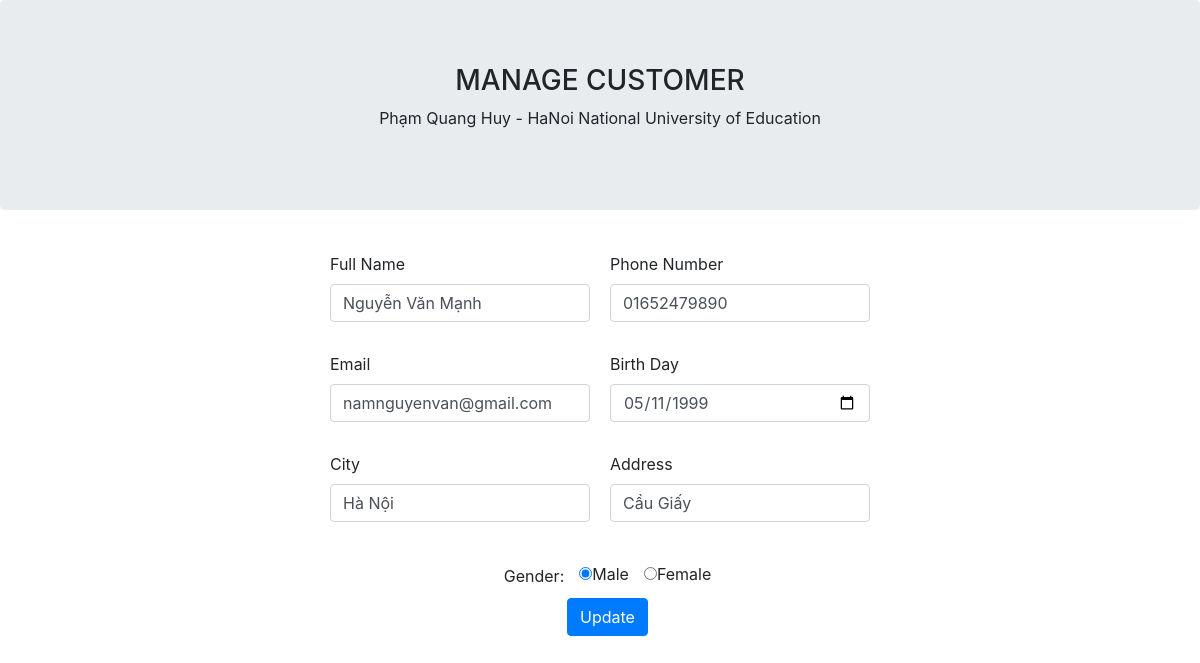
The page /editdb.php?edit=34 on the database its author committed.
### tables this page shows
CREATE TABLE `customer` (
  `id` int(11) NOT NULL,
  `name` varchar(50) NOT NULL,
  `birthday` date NOT NULL,
  `gender` varchar(5) NOT NULL,
  `city` varchar(50) NOT NULL,
  `address` varchar(100) NOT NULL,
  `email` char(50) NOT NULL,
  `phone` char(20) NOT NULL
);

### db_connection.php (called while the page is built, shortened)
<?php
class ConnectionDataBase
{
    public $connection;
    function __construct()
    {
        $servername = "localhost";
        $username = "root";
        $password = "";
        $database = "managecustomer";
        $this->connection = new mysqli($servername, $username, $password, $database) or die("Connection failed: %s\n" . $this->connection->error);
    }
    function selectforData($array)
    {
        $sql = "SELECT * FROM customer WHERE id = '$array'";
        $result = $this->connection->query($sql);
        return $result;
    }
}

### editdb.php (the view, shortened to what this page needs)
<?php
include("db_connection.php");
$connection = new connectionDatabase();
for ($i = 0; $i < 8; $i++) {
    $array[$i] = '';
}
$check1 = $check2 = '';
if (isset($_GET['edit'])) {
    $id  = addslashes($_GET['edit']);
    $result = $connection->selectforData($id);
    $array = mysqli_fetch_assoc($result);
    if ($array['gender'] == "Nam") {
        $check1 = 'checked';
        $check2 = ' ';
    }
}
?>
<!DOCTYPE html>
<html lang="en">
<head>
    <link rel="stylesheet" href="css/bootstrap.min.css" type="text/css">
    <link rel="stylesheet" href="css/custom.min.css" type="text/css">
</head>
<body>
    <div class="jumbotron text-center">
        <h3>MANAGE CUSTOMER</h3>
        <P>Phạm Quang Huy - HaNoi National University of Education</P>
    </div>
    <form name="myForm" action="editdb.php" onsubmit="return validateForm()" method="post">
        <div class="container">
            <div class="form-row">
                <div class="form-group col-sm-3" id="box1">
                    <label for="nName">Full Name</label>
                    <input type="text" class="form-control" name="name" id="name" value="<?php echo $array['name']; ?>">
                </div>
                <div class="form-group col-sm-3" id="box2">
                    <label for="nPhone">Phone Number</label>
                    <input type="text" class="form-control" name="phone" id="phone"
                        value="<?php echo $array['phone']; ?>">
                </div>
            </div>
            <div class="form-row">
                <div class="form-group col-sm-3" id="box1">
                    <label for="nEmail">Email</label>
                    <input type="email" class="form-control" name="email" id="mail"
                        value="<?php echo $array['email']; ?>">
                </div>
                <div class="form-group col-sm-3" id="box2">
                    <label for="nAge">Birth Day</label>
                    <input type="date" class="form-control" name="birthday" value="<?php echo $array['birthday']; ?>">
                </div>
            </div>
            <div class="form-row">
                <div class="form-group col-sm-3" id="box1">
                    <label for="nEmail">City</label>
                    <input type="text" class="form-control" name="city" value="<?php echo $array['city']; ?>">
                </div>
                <div class="form-group col-sm-3" id="box2">
                    <label for="nAge">Address</label>
                    <input type="text" class="form-control" name="address" value="<?php echo $array['address']; ?>">
                </div>
            </div>
            <div class="form-row">
                <div class="form-group col-sm-3" id="box2">
                </div>
            </div>
        </div>
        <div class="outer">
            <label for="nGioiTinh" id="box3">Gender: </label>
            <label><input type="radio" id="box3" name="gender" value="Nam" <?php echo $check1; ?>>Male</label>
            <label><input type="radio" id="box3" name="gender" value="Nữ" <?php echo $check2; ?>>Female</label>
        </div>
        <div class="outer">
            <div id="box3">
                <button type="submit" name="update" class="btn btn-primary" value="update">Update</button>
            </div>
        </div>
    </form>
</body>
</html>

### rows shown on the page
customer: name "Nguyễn Văn Mạnh", phone "01652479890", email "namnguyenvan@gmail.com", birthday "05/11/1999", city "Hà Nội", address "Cầu Giấy"
